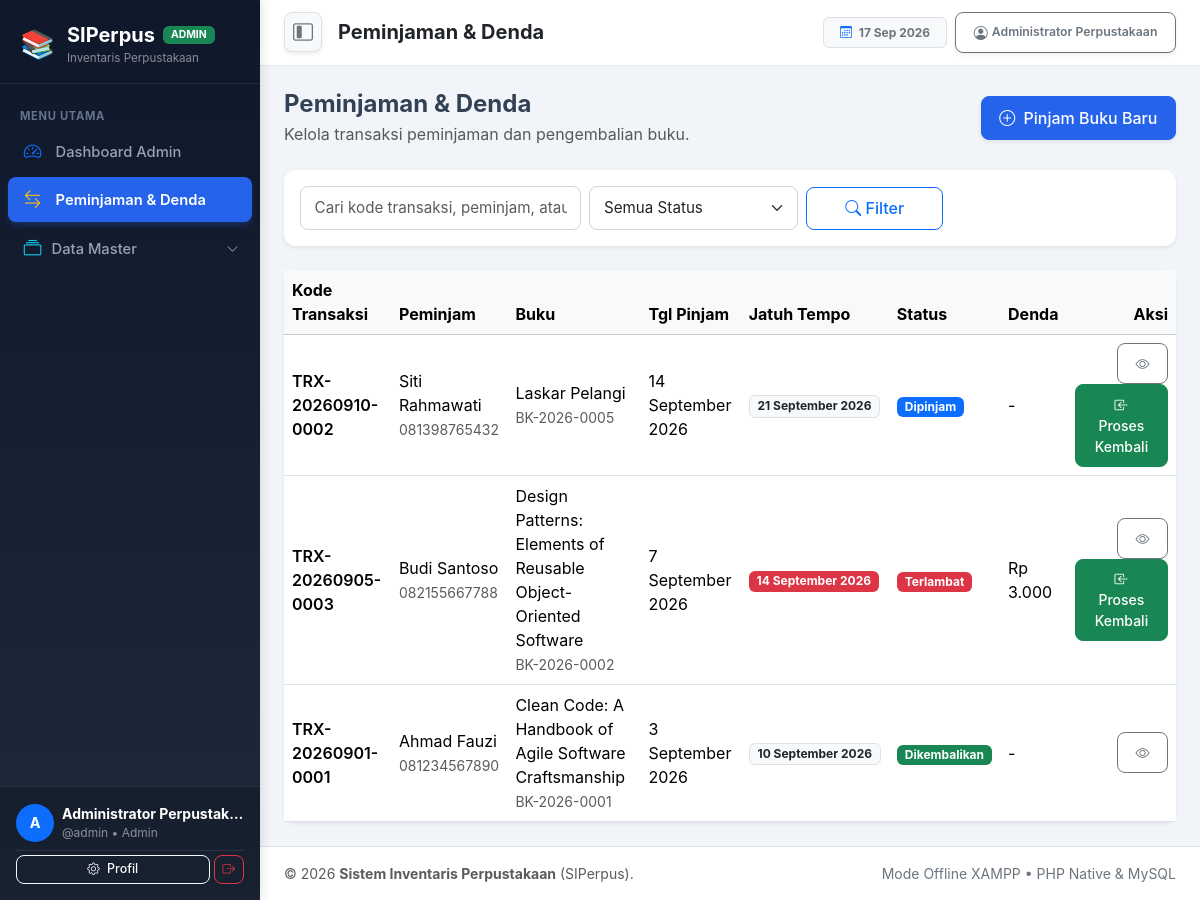
Page /library-inventory/library-inventory/modules/loans/index.php (signed in) on the committed database.
### tables this page shows
CREATE TABLE IF NOT EXISTS `loans` (
    `id` INT AUTO_INCREMENT PRIMARY KEY,
    `kode_transaksi` VARCHAR(30) NOT NULL UNIQUE,
    `member_id` INT NOT NULL,
    `book_id` INT NOT NULL,
    `user_id` INT NULL,
    `tgl_pinjam` DATE NOT NULL,
    `tgl_jatuh_tempo` DATE NOT NULL,
    `tgl_kembali` DATE NULL,
    `status` ENUM('dipinjam', 'dikembalikan', 'terlambat', 'hilang', 'rusak') NOT NULL DEFAULT 'dipinjam',
    `denda` DECIMAL(10,2) NOT NULL DEFAULT 0.00,
    `catatan` TEXT NULL,
    `created_at` TIMESTAMP DEFAULT CURRENT_TIMESTAMP,
    `updated_at` TIMESTAMP DEFAULT CURRENT_TIMESTAMP ON UPDATE CURRENT_TIMESTAMP,
    CONSTRAINT `fk_loans_member` FOREIGN KEY (`member_id`) REFERENCES `members` (`id`) ON UPDATE CASCADE ON DELETE RESTRICT,
    CONSTRAINT `fk_loans_book` FOREIGN KEY (`book_id`) REFERENCES `books` (`id`) ON UPDATE CASCADE ON DELETE RESTRICT,
    CONSTRAINT `fk_loans_user` FOREIGN KEY (`user_id`) REFERENCES `users` (`id`) ON UPDATE CASCADE ON DELETE SET NULL
);

CREATE TABLE IF NOT EXISTS `members` (
    `id` INT AUTO_INCREMENT PRIMARY KEY,
    `kode_anggota` VARCHAR(30) NOT NULL UNIQUE,
    `nama` VARCHAR(100) NOT NULL,
    `no_identitas` VARCHAR(50) NOT NULL UNIQUE,
    `kontak` VARCHAR(25) NOT NULL,
    `alamat` TEXT NOT NULL,
    `status` ENUM('aktif', 'nonaktif') NOT NULL DEFAULT 'aktif',
    `created_at` TIMESTAMP DEFAULT CURRENT_TIMESTAMP,
    `updated_at` TIMESTAMP DEFAULT CURRENT_TIMESTAMP ON UPDATE CURRENT_TIMESTAMP
);

CREATE TABLE IF NOT EXISTS `books` (
    `id` INT AUTO_INCREMENT PRIMARY KEY,
    `kode_buku` VARCHAR(30) NOT NULL UNIQUE,
    `judul` VARCHAR(255) NOT NULL,
    `penulis` VARCHAR(100) NOT NULL,
    `penerbit` VARCHAR(100) NOT NULL,
    `tahun_terbit` INT NOT NULL,
    `isbn` VARCHAR(30) NOT NULL UNIQUE,
    `kategori_id` INT NOT NULL,
    `rak_id` INT NOT NULL,
    `stok` INT NOT NULL DEFAULT 0,
    `status` ENUM('tersedia', 'dipinjam', 'rusak', 'hilang') NOT NULL DEFAULT 'tersedia',
    `cover` VARCHAR(255) NULL,
    `created_at` TIMESTAMP DEFAULT CURRENT_TIMESTAMP,
    `updated_at` TIMESTAMP DEFAULT CURRENT_TIMESTAMP ON UPDATE CURRENT_TIMESTAMP,
    CONSTRAINT `fk_books_category` FOREIGN KEY (`kategori_id`) REFERENCES `categories` (`id`) ON UPDATE CASCADE ON DELETE RESTRICT,
    CONSTRAINT `fk_books_shelf` FOREIGN KEY (`rak_id`) REFERENCES `shelves` (`id`) ON UPDATE CASCADE ON DELETE RESTRICT
);

### library-inventory/library-inventory/modules/loans/index.php (the view, shortened to what this page needs)
<?php
require_once __DIR__ . '/../../config/database.php';
require_once __DIR__ . '/../../includes/header.php';
$search = trim($_GET['q'] ?? '');
$sql = "SELECT l.*, m.nama AS nama_anggota, m.kontak, b.judul, b.kode_buku
        FROM loans l
        JOIN members m ON m.id = l.member_id
        JOIN books b ON b.id = l.book_id
        WHERE 1=1";
$params = [];
$sql .= " ORDER BY l.tgl_pinjam DESC, l.id DESC";
$stmt = $db->prepare($sql);
$stmt->execute($params);
$loans = $stmt->fetchAll();
?>
<div class="d-flex justify-content-between align-items-center mb-4 flex-wrap gap-2">
    <div>
        <h4 class="fw-bold mb-1">Peminjaman &amp; Denda</h4>
        <p class="text-muted mb-0">Kelola transaksi peminjaman dan pengembalian buku.</p>
    </div>
    <a href="<?= base_url('modules/loans/create.php') ?>" class="btn btn-primary shadow-sm">
        <i class="bi bi-plus-circle me-1"></i> Pinjam Buku Baru
    </a>
</div>
<div class="card border-0 shadow-sm mb-4">
    <div class="card-body">
        <form method="get" class="row g-2 align-items-center">
            <div class="col-md-4">
                <input type="text" name="q" class="form-control" placeholder="Cari kode transaksi, peminjam, atau judul buku..." value="<?= htmlspecialchars($search) ?>">
            </div>
            <div class="col-md-3">
                <select name="status" class="form-select">
                    <option value="">Semua Status</option>
                </select>
            </div>
            <div class="col-md-2">
                <button type="submit" class="btn btn-outline-primary w-100"><i class="bi bi-search"></i> Filter</button>
            </div>
        </form>
    </div>
</div>
<div class="card border-0 shadow-sm">
    <div class="table-responsive">
        <table class="table table-hover align-middle mb-0">
            <thead class="table-light">
                <tr>
                    <th>Kode Transaksi</th>
                    <th>Peminjam</th>
                    <th>Buku</th>
                    <th>Tgl Pinjam</th>
                    <th>Jatuh Tempo</th>
                    <th>Status</th>
                    <th>Denda</th>
                    <th class="text-end">Aksi</th>
                </tr>
            </thead>
            <tbody>
                <?php foreach ($loans as $l): ?>
                    <?php $dendaBerjalan = $l['status'] === 'dikembalikan' ? $l['denda'] : hitung_denda_berjalan($l['tgl_jatuh_tempo'], $l['status']); ?>
                    <tr>
                        <td class="fw-semibold"><?= htmlspecialchars($l['kode_transaksi']) ?></td>
                        <td>
                            <?= htmlspecialchars($l['nama_anggota']) ?><br>
                            <small class="text-muted"><?= htmlspecialchars($l['kontak']) ?></small>
                        </td>
                        <td>
                            <?= htmlspecialchars($l['judul']) ?><br>
                            <small class="text-muted"><?= htmlspecialchars($l['kode_buku']) ?></small>
                        </td>
                        <td><?= format_tanggal($l['tgl_pinjam']) ?></td>
                        <td>
                            <span class="badge <?= ($dendaBerjalan > 0) ? 'bg-danger' : 'bg-light text-dark border' ?>">
                                <?= format_tanggal($l['tgl_jatuh_tempo']) ?>
                            </span>
                        </td>
                        <td><?= status_badge_pinjam($l['tgl_jatuh_tempo'], $l['status']) ?></td>
                        <td><?= $dendaBerjalan > 0 ? format_rupiah($dendaBerjalan) : '-' ?></td>
                        <td class="text-end">
                            <a href="<?= base_url('modules/loans/detail.php?id=' . $l['id']) ?>" class="btn btn-sm btn-outline-secondary" title="Detail">
                                <i class="bi bi-eye"></i>
                            </a>
                            <?php if (in_array($l['status'], ['dipinjam', 'terlambat'])): ?>
                                <a href="<?= base_url('modules/loans/return.php?id=' . $l['id']) ?>" class="btn btn-sm btn-success" title="Proses Kembali">
                                    <i class="bi bi-box-arrow-in-left"></i> Proses Kembali
                                </a>
                            <?php endif; ?>
                        </td>
                    </tr>
                <?php endforeach; ?>
            </tbody>
        </table>
    </div>
</div>
<?php require_once __DIR__ . '/../../includes/footer.php'; ?>

### library-inventory/library-inventory/config/database.php (shortened to what this page needs)
<?php
function base_url($path = '') {
    $base = '/library-inventory';
    return $base . '/' . ltrim($path, '/');
}
function format_rupiah($angka) {
    return 'Rp ' . number_format((float)$angka, 0, ',', '.');
}
function format_tanggal($tanggal) {
    $bulan = [
        1 => 'Januari', 'Februari', 'Maret', 'April', 'Mei', 'Juni',
        'Juli', 'Agustus', 'September', 'Oktober', 'November', 'Desember'
    ];
    $split = explode('-', date('Y-m-d', strtotime($tanggal)));
    return (int)$split[2] . ' ' . $bulan[(int)$split[1]] . ' ' . $split[0];
}
function is_overdue($tgl_jatuh_tempo, $status = 'dipinjam'): bool {
    if (!in_array($status, ['dipinjam', 'terlambat'])) {
        return false;
    }
    return strtotime(date('Y-m-d')) > strtotime($tgl_jatuh_tempo);
}
function hitung_denda_berjalan($tgl_jatuh_tempo, $status = 'dipinjam'): float {
    if (!is_overdue($tgl_jatuh_tempo, $status)) {
        return 0.0;
    }
    $today = new DateTime(date('Y-m-d'));
    $due   = new DateTime($tgl_jatuh_tempo);
    $hari  = (int)$today->diff($due)->days;
    return (float)($hari * DENDA_PER_HARI);
}
function get_display_status_pinjam($tgl_jatuh_tempo, $status): string {
    if (is_overdue($tgl_jatuh_tempo, $status)) {
        return 'terlambat';
    }
    return $status;
}
function status_badge_pinjam($tgl_jatuh_tempo, $status): string {
    $displayStatus = get_display_status_pinjam($tgl_jatuh_tempo, $status);
    $map = [
        'dipinjam'     => ['class' => 'bg-primary', 'label' => 'Dipinjam'],
        'dikembalikan' => ['class' => 'bg-success', 'label' => 'Dikembalikan'],
        'terlambat'    => ['class' => 'bg-danger', 'label' => 'Terlambat'],
        'hilang'       => ['class' => 'bg-dark', 'label' => 'Hilang'],
        'rusak'        => ['class' => 'bg-warning text-dark', 'label' => 'Rusak'],
    ];
    $item = $map[$displayStatus] ?? ['class' => 'bg-secondary', 'label' => ucfirst($displayStatus)];
    return '<span class="badge ' . $item['class'] . ' px-2 py-1">' . $item['label'] . '</span>';
}

### library-inventory/library-inventory/assets/css/custom.css (style rules this page uses)
:root { --primary-color: #2563eb; --primary-hover: #1d4ed8; --secondary-color: #475569; --dark-bg: #0f172a; --sidebar-bg: #1e293b; --sidebar-hover: #334155; --sidebar-active: #2563eb; --card-shadow: 0 4px 6px -1px rgba(0, 0, 0, 0.07), 0 2px 4px -2px rgba(0, 0, 0, 0.05); --card-shadow-hover: 0 10px 15px -3px rgba(0, 0, 0, 0.1), 0 4px 6px -4px rgba(0, 0, 0, 0.05); }
body { background-color: #f1f5f9; font-family: -apple-system, BlinkMacSystemFont, "Segoe UI", Roboto, "Helvetica Neue", Arial, sans-serif; color: #334155; min-height: 100vh; display: flex; flex-direction: column; }
.card { border: 1px solid #e2e8f0; border-radius: 12px; background-color: #ffffff; box-shadow: var(--card-shadow); transition: transform 0.2s ease, box-shadow 0.2s ease; }
.form-control, .form-select { border-radius: 8px; border: 1px solid #cbd5e1; padding: 0.6rem 0.85rem; font-size: 0.95rem; transition: border-color 0.2s ease, box-shadow 0.2s ease; }
.btn { border-radius: 8px; padding: 0.55rem 1.1rem; font-weight: 500; transition: all 0.2s ease; }
.btn-primary { background-color: var(--primary-color); border-color: var(--primary-color); }

### rows in the picture
loans: kode_transaksi "TRX-20260910-0002", member.nama "Siti Rahmawati", member.kontak "081398765432", book.judul "Laskar Pelangi", book.kode_buku "BK-2026-0005", tgl_pinjam "14 September 2026", tgl_jatuh_tempo "21 September 2026", tgl_jatuh_tempo+status "Dipinjam"
loans: kode_transaksi "TRX-20260905-0003", member.nama "Budi Santoso", member.kontak "082155667788", book.judul "Design Patterns: Elements of Reusable Object-Oriented Software", book.kode_buku "BK-2026-0002", tgl_pinjam "7 September 2026", tgl_jatuh_tempo "14 September 2026", tgl_jatuh_tempo+status "Terlambat", format_rupiah($dendaBerjalan) "Rp 3.000"
loans: kode_transaksi "TRX-20260901-0001", member.nama "Ahmad Fauzi", member.kontak "081234567890", book.judul "Clean Code: A Handbook of Agile Software Craftsmanship", book.kode_buku "BK-2026-0001", tgl_pinjam "3 September 2026", tgl_jatuh_tempo "10 September 2026", tgl_jatuh_tempo+status "Dikembalikan"

### other values in the picture
$currentUser['role'] "ADMIN"
substr($currentUser['nama'], 0, 1) "A"
$currentUser['nama'] "Administrator Perpustak…"
$currentUser['username'] "admin"
$currentUser['role'] "Admin"
$pageTitle "Peminjaman & Denda"
$currentUser['nama'] "Administrator Perpustakaan"
